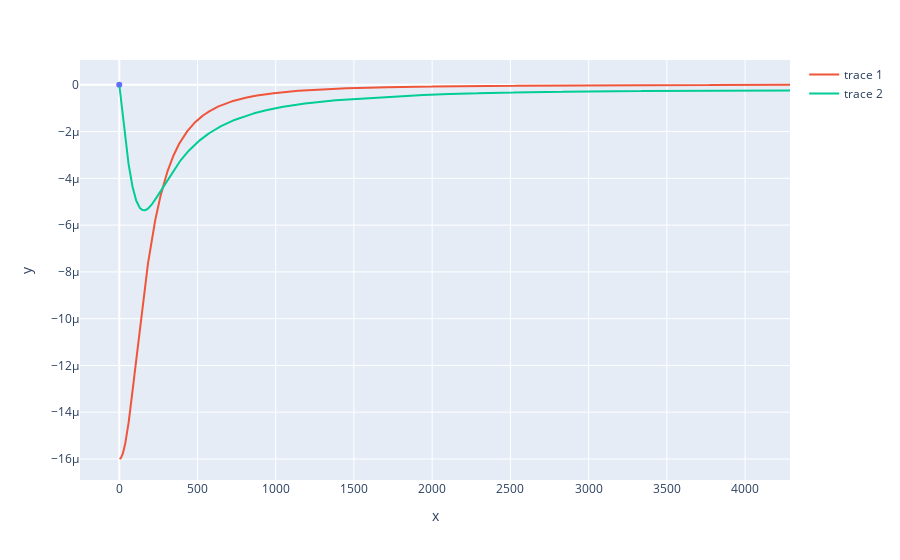

This figure's notebook cell:
### Code cell
time = [i for i in range(len(results_y))]
fig2 = px.scatter(x=[0], y=[0])
# fig2 = px.scatter(x=time, y=results_x)
# fig2.add_scatter(x=time, y=results_y)
# fig2.add_scatter(x=time[1:-1], y=res_vx)
# fig2.add_scatter(x=time[1:-1], y=res_vy)
fig2.add_scatter(x=time[2:-2], y=res_ax)
fig2.add_scatter(x=time[2:-2], y=res_ay)
fig2.show()

### Figure 1 — Plotly figure (JSON) as saved in the notebook; plotly's stock layout.template omitted (floating-point values rounded to 4 significant figures; data arrays with more than 128 entries replaced by an {"elided": "..."} marker saying what was removed)
{"data": [{"hovertemplate": "x=%{x}<br>y=%{y}<extra></extra>", "legendgroup": "", "marker": {"color": "#636efa", "symbol": "circle"}, "mode": "markers", "name": "", "orientation": "v", "showlegend": false, "type": "scatter", "x": [0], "xaxis": "x", "y": [0], "yaxis": "y"}, {"type": "scatter", "x": {"elided": "4286 int values"}, "y": {"elided": "4286 float values"}}, {"type": "scatter", "x": {"elided": "4286 int values"}, "y": {"elided": "4286 float values"}}], "layout": {"legend": {"tracegroupgap": 0}, "margin": {"t": 60}, "xaxis": {"anchor": "y", "domain": [0, 1], "title": {"text": "x"}}, "yaxis": {"anchor": "x", "domain": [0, 1], "title": {"text": "y"}}}}
